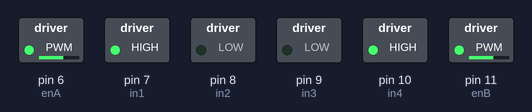
Bench run of a sketch on a simulated Arduino Uno, built with avr-gcc and run on an emulated ATmega328P. Parts: switched loads named in the sketch (green lamp = pin HIGH).

Above: at 0.05 s.
At 0.9 s:
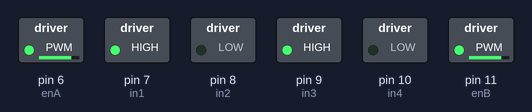
At 1.65 s:
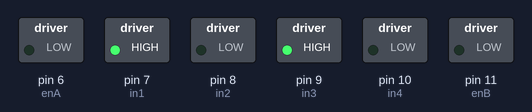
Timing chart, 0 to 3.0 s (numbered marks = the images above):
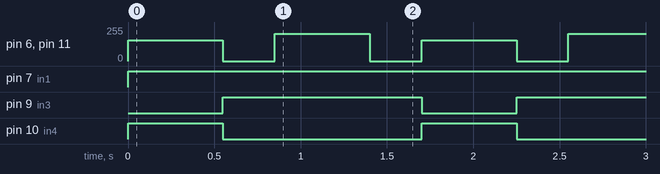

Measured:
- by itself, pin 6 (enA), pin 11 (enB): repeats every 1.7 s: 0/255 0.30 s, 205/255 0.55 s, 0/255 0.30 s, 155/255 0.55 s
- by itself, pin 7 (in1): LOW → HIGH at 0.00 s
- by itself, pin 9 (in3): alternates HIGH for 1.2 s and LOW for 0.55 s
- by itself, pin 10 (in4): alternates HIGH for 0.55 s and LOW for 1.2 s

The sketch:

motor_test.ino
```cpp
/* Arduino L298N Motor Driver Test
*/

////////////////
///GenieMaker///
////////////////

#define PARALLEL 1

//Define all the L298N control pins from Arduino pins
//     L298N_pins  Arudino_pins

#define enB           11
#define in4           10  // analogwrite (PWM) will be disabled by servo.h. digitalWrite is still ok
#define in3            9  // analogwrite (PWM) will be disabled by servo.h. digitalWrite is still ok

#define in2            8
#define in1            7
#define enA            6

class Motor{  //Class is used to create an object

  //class object internal value: speed and direction Pin
  private:

  int enableSpeedPin;
  int firstDirectionPin;
  int secondDirectionPin;

  public:

  //https://www.geeksforgeeks.org/c-classes-and-objects/
  //Constructors have the same name as the class to set class object internal values.
  //For motor, they are speed and direction pins

  Motor(int enPin, int firstPin, int secondPin){
    enableSpeedPin = enPin;
    firstDirectionPin = firstPin;
    secondDirectionPin = secondPin;
  };

  //'Drive' Method to drive motor in 'dir' direction at 'speed'
  //Speed: 0 - 255
  //Direction: 0 (forward)  1 (backward)

  Drive(int speed, int dir ){
    if(dir == 0 ){
      digitalWrite(firstDirectionPin, HIGH);
      digitalWrite(secondDirectionPin, LOW);
    }
    else{
      digitalWrite(firstDirectionPin, LOW);
      digitalWrite(secondDirectionPin, HIGH);
    }
    analogWrite(enableSpeedPin, speed);
  }

};

Motor MotorA = Motor(enA, in1, in2);  //left or front motor
Motor MotorB = Motor(enB, in3, in4);  //right or back motor


void setup() {

  pinMode(enA, OUTPUT);
  pinMode(in1, OUTPUT);
  pinMode(in2, OUTPUT);

  pinMode(enB, OUTPUT);
  pinMode(in3, OUTPUT);
  pinMode(in4, OUTPUT);

  //Set initial value of speed and direction
  digitalWrite(enA, LOW);
  digitalWrite(in1, LOW);
  digitalWrite(in2, HIGH);
  MotorA.Drive(0, 1); //speed zero mean stop

  digitalWrite(enB, LOW);
  digitalWrite(in3, LOW);
  digitalWrite(in4, HIGH);
  MotorB.Drive(0, 1); //speed zero mean stop

}

void loop() {

  #if PARALLEL == 1  //two motors in parallel position. Both motors control left and right. Both also control forward and backward
    MotorA.Drive(155, 0); //0 mean forward //1 mean backward //A on the left
    MotorB.Drive(155, 1); //0 mean forward //1 mean backward //B on the right
    delay(550);

    MotorA.Drive(0, 0);
    MotorB.Drive(0, 0);
    delay(300);

    MotorA.Drive(205, 0);
    MotorB.Drive(205, 0);
    delay(550);

    MotorA.Drive(0, 0);
    MotorB.Drive(0, 0);
    delay(300);
  #else

    MotorA.Drive(150, 1); //0 mean Right, 1 mean right
    MotorB.Drive(150, 1);   //0 mean backward and 1 mean forward
    delay(300);

  #endif

}
```
